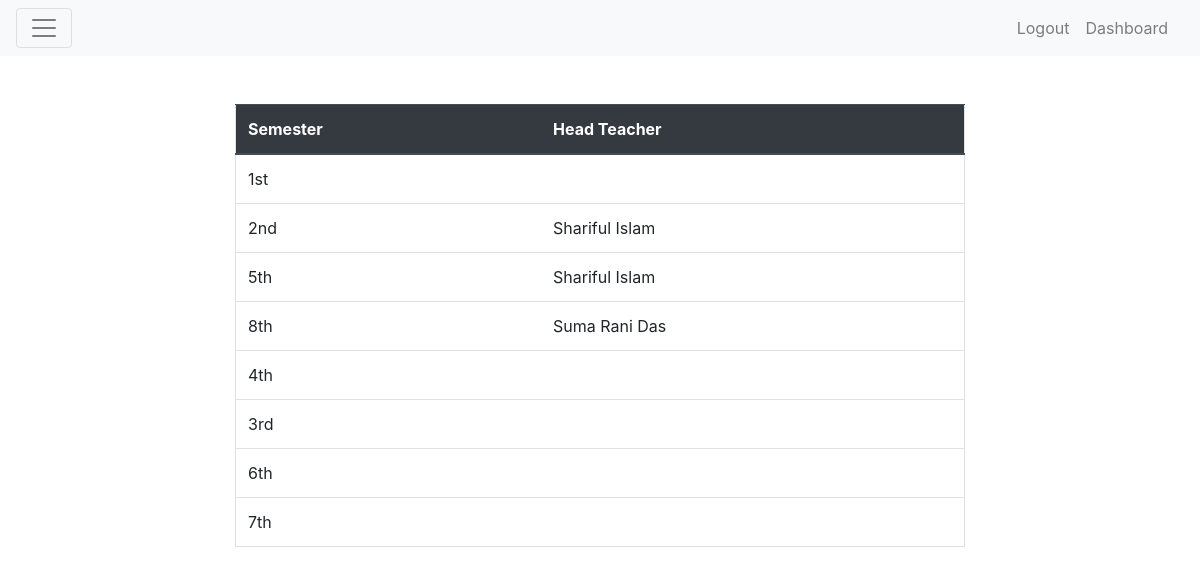
Screenshot of /students/semesters/all/ (signed in) with the database file from the repository.
### students/models.py (models this page shows)
class Semester(models.Model):
    number = models.PositiveIntegerField(unique=True)
    guide = models.ForeignKey(Teacher, on_delete=models.CASCADE, default=None, null=True, blank=True)
    def __str__(self):
        if self.number == 1:
            return '1st'
        if self.number == 2:
            return '2nd'
        if self.number == 3:
            return '3rd'
        if 3 < self.number <= 12:
            return '%sth' % self.number

### teachers/models.py (models this page shows, shortened)
class Teacher(models.Model):
    name = models.CharField(max_length=150)
    date_of_birth = models.DateField(blank=True, null=True)
    designation = models.ForeignKey(Designation, on_delete=models.CASCADE)
    expertise = models.ManyToManyField(to=Topic, blank=True, related_name='expert_in')
    mobile = models.CharField(max_length=11, blank=True, null=True)
    email = models.CharField(max_length=255, blank=True, null=True)
    joining_date = models.DateField(auto_now=True)

### students/views.py (the view)
# urls.py: path('semesters/all/', views.semesters, name='all_semester'),
@login_required
def semesters(request):
    all_sems = Semester.objects.all()
    return render(request, 'students/misc/all_semester.html', {'all_sems': all_sems})

### templates/students/misc/all_semester.html
{% extends 'layout.html' %}
{% block content %}
<div class="container">
  <div class="row justify-content-center my-5">
    <div class="col-8">
      <table class="table border">
        <thead class="thead-dark">
          <tr>
            <th scope="col">Semester</th>
            <th scope="col">Head Teacher</th>
          </tr>
        </thead>
        <tbody>
        {% for semester in all_sems %}
          <tr>
            <td>{{ semester }}</td>
            <td>{{ semester.guide.name }}</td>
          </tr>
        {% endfor %}
        </tbody>
      </table>
    </div>
  </div>
</div>
{% endblock %}

### rows the page displays
Semester: number "1st"
Semester: number "2nd", guide.name "Shariful Islam"
Semester: number "5th", guide.name "Shariful Islam"
Semester: number "8th", guide.name "Suma Rani Das"
Semester: number "4th"
Semester: number "3rd"
Semester: number "6th"
Semester: number "7th"
